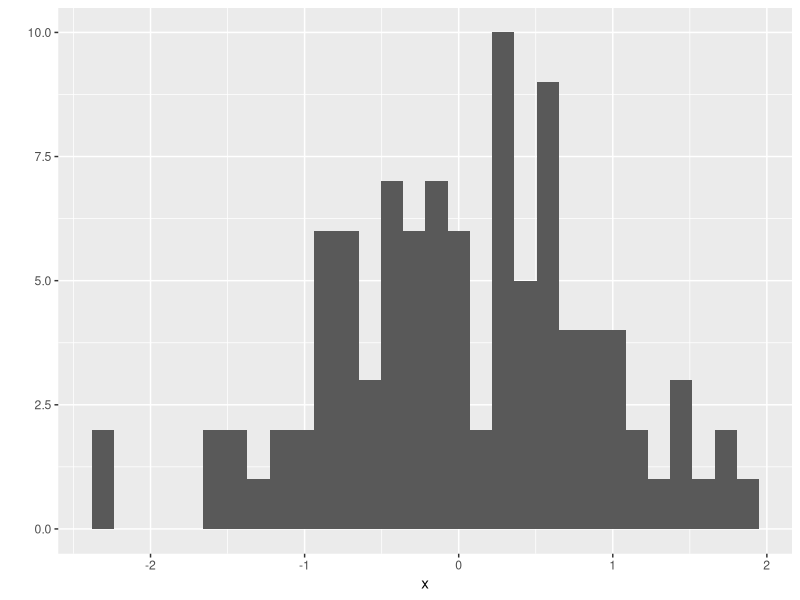

Write R code to recreate this figure.
## ---- chunk 1
library(ggplot2)
library(data.table)
## ---- chunk 2
n <- 100
x <- rnorm(n)
qplot(x)
